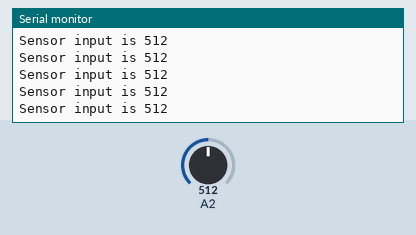
Simulated run of this sketch. Board: Arduino Uno, built with avr-gcc and run on an emulated ATmega328P. Shown: the last lines printed to the serial monitor. The test bench sets the inputs (shaded band); at power-on: A2 = 512.

Above: at 1.2 s.
1.3 s: A2 set to 716
At 1.56 s:
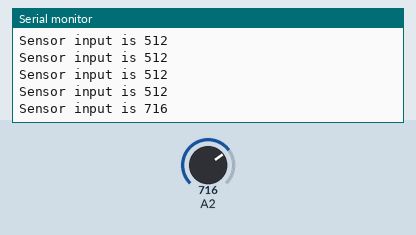
2.8 s: A2 set to 900
At 2.96 s:
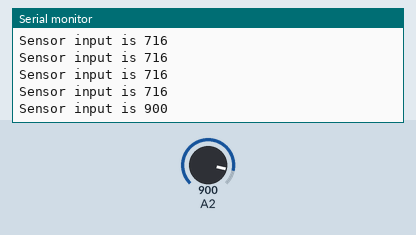
Timing chart, 0 to 5.8 s (numbered marks = the images above; inputs shaded):
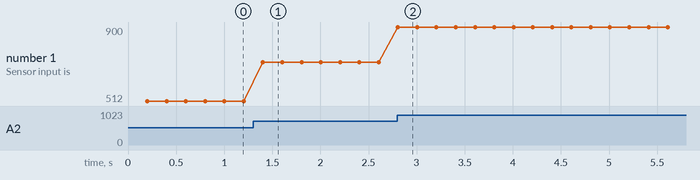

Measured:
- after the input at 1.3 s, the serial monitor: prints a new line after 0.10 s (image 1)
- after the input at 2.8 s, the serial monitor: prints a new line at once (image 2)
- plotted number 1: 512 → 716 after the input at 1.3 s, 716 → 900 after the input at 2.8 s

The sketch:

les_4_p60_analoog_in.ino
```cpp
// to support printf
int my_putc(char c, FILE *t) {
  return Serial.write(c);
}

// the setup routine runs once when you press reset:
void setup() {
  // start serial
  Serial.begin(115200);

  fdevopen( &my_putc, 0);  // device 0 (stdout) output naar my_putc()

  printf("Opstarten gereed.\n");
}

void loop() {
  delay(200);

  int SensorValue = analogRead(A2);
  printf("Sensor input is %d\n", SensorValue);
}
```
